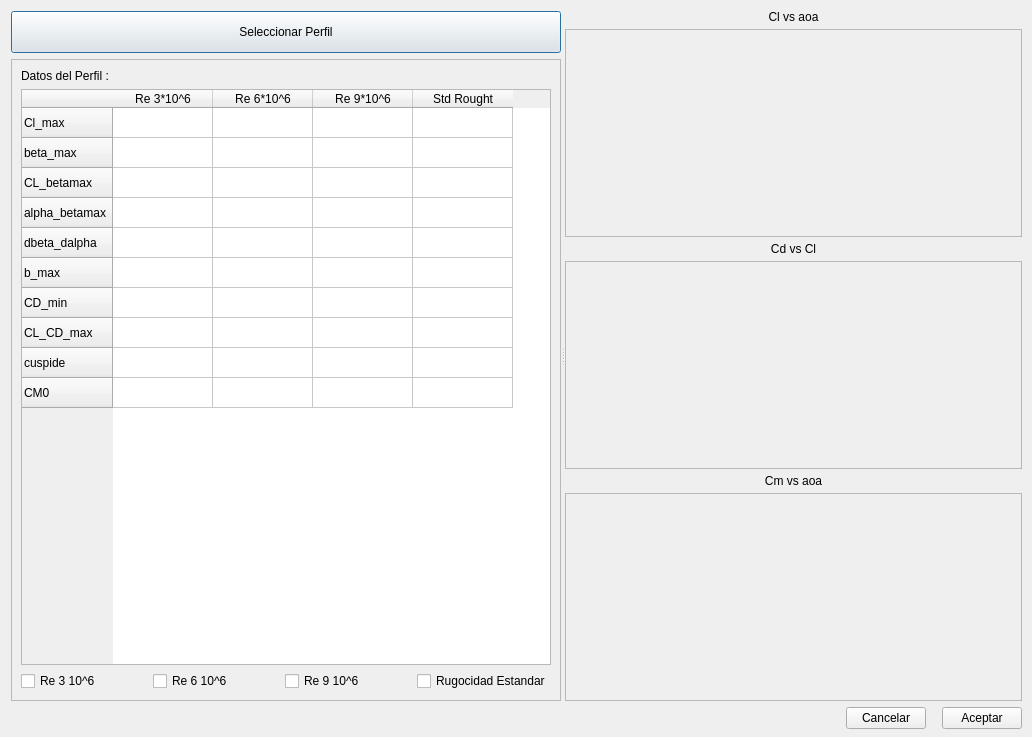
<?xml version="1.0" encoding="UTF-8"?>
<ui version="4.0">
 <class>Dialog</class>
 <widget class="QDialog" name="Dialog">
  <property name="geometry">
   <rect>
    <x>0</x>
    <y>0</y>
    <width>1032</width>
    <height>737</height>
   </rect>
  </property>
  <property name="sizePolicy">
   <sizepolicy hsizetype="Preferred" vsizetype="Preferred">
    <horstretch>0</horstretch>
    <verstretch>0</verstretch>
   </sizepolicy>
  </property>
  <property name="minimumSize">
   <size>
    <width>0</width>
    <height>0</height>
   </size>
  </property>
  <property name="maximumSize">
   <size>
    <width>1032</width>
    <height>737</height>
   </size>
  </property>
  <property name="sizeIncrement">
   <size>
    <width>0</width>
    <height>0</height>
   </size>
  </property>
  <property name="windowTitle">
   <string>Lectura Perfil</string>
  </property>
  <widget class="QWidget" name="layoutWidget">
   <property name="geometry">
    <rect>
     <x>11</x>
     <y>11</y>
     <width>1011</width>
     <height>718</height>
    </rect>
   </property>
   <layout class="QVBoxLayout" name="verticalLayout_4">
    <item>
     <widget class="QSplitter" name="splitter">
      <property name="sizePolicy">
       <sizepolicy hsizetype="Preferred" vsizetype="Preferred">
        <horstretch>0</horstretch>
        <verstretch>0</verstretch>
       </sizepolicy>
      </property>
      <property name="orientation">
       <enum>Qt::Horizontal</enum>
      </property>
      <widget class="QWidget" name="layoutWidget">
       <layout class="QVBoxLayout" name="verticalLayout_3">
        <property name="sizeConstraint">
         <enum>QLayout::SetMaximumSize</enum>
        </property>
        <item>
         <widget class="QPushButton" name="openButton">
          <property name="maximumSize">
           <size>
            <width>550</width>
            <height>642</height>
           </size>
          </property>
          <property name="text">
           <string>Seleccionar Perfil</string>
          </property>
         </widget>
        </item>
        <item>
         <widget class="QFrame" name="frame">
          <property name="minimumSize">
           <size>
            <width>550</width>
            <height>642</height>
           </size>
          </property>
          <property name="maximumSize">
           <size>
            <width>550</width>
            <height>642</height>
           </size>
          </property>
          <property name="frameShape">
           <enum>QFrame::StyledPanel</enum>
          </property>
          <property name="frameShadow">
           <enum>QFrame::Raised</enum>
          </property>
          <layout class="QVBoxLayout" name="verticalLayout_2">
           <item>
            <widget class="QLabel" name="labelPerfil">
             <property name="text">
              <string>Datos del Perfil : </string>
             </property>
            </widget>
           </item>
           <item>
            <widget class="QTableWidget" name="tableDatos">
             <row>
              <property name="text">
               <string>Cl_max</string>
              </property>
             </row>
             <row>
              <property name="text">
               <string>beta_max</string>
              </property>
             </row>
             <row>
              <property name="text">
               <string>CL_betamax</string>
              </property>
             </row>
             <row>
              <property name="text">
               <string>alpha_betamax</string>
              </property>
             </row>
             <row>
              <property name="text">
               <string>dbeta_dalpha</string>
              </property>
             </row>
             <row>
              <property name="text">
               <string>b_max</string>
              </property>
             </row>
             <row>
              <property name="text">
               <string>CD_min</string>
              </property>
             </row>
             <row>
              <property name="text">
               <string>CL_CD_max</string>
              </property>
             </row>
             <row>
              <property name="text">
               <string>cuspide</string>
              </property>
             </row>
             <row>
              <property name="text">
               <string>CM0</string>
              </property>
             </row>
             <column>
              <property name="text">
               <string>Re 3*10^6</string>
              </property>
             </column>
             <column>
              <property name="text">
               <string>Re 6*10^6</string>
              </property>
             </column>
             <column>
              <property name="text">
               <string>Re 9*10^6</string>
              </property>
             </column>
             <column>
              <property name="text">
               <string>Std Rought</string>
              </property>
             </column>
            </widget>
           </item>
           <item>
            <layout class="QHBoxLayout" name="horizontalLayout">
             <item>
              <widget class="QCheckBox" name="checkBox_Re3">
               <property name="text">
                <string>Re 3 10^6</string>
               </property>
              </widget>
             </item>
             <item>
              <widget class="QCheckBox" name="checkBox_Re6">
               <property name="text">
                <string>Re 6 10^6</string>
               </property>
              </widget>
             </item>
             <item>
              <widget class="QCheckBox" name="checkBox_Re9">
               <property name="text">
                <string>Re 9 10^6</string>
               </property>
              </widget>
             </item>
             <item>
              <widget class="QCheckBox" name="checkBox_SR">
               <property name="text">
                <string>Rugocidad Estandar</string>
               </property>
              </widget>
             </item>
            </layout>
           </item>
          </layout>
          <zorder>tableDatos</zorder>
          <zorder>labelPerfil</zorder>
          <zorder></zorder>
         </widget>
        </item>
       </layout>
      </widget>
      <widget class="QWidget" name="layoutWidget">
       <layout class="QVBoxLayout" name="verticalLayout">
        <property name="sizeConstraint">
         <enum>QLayout::SetMaximumSize</enum>
        </property>
        <item>
         <layout class="QVBoxLayout" name="cl_vs_aoa_layout">
          <item>
           <widget class="QLabel" name="cl_vs_aoa_label">
            <property name="maximumSize">
             <size>
              <width>16777215</width>
              <height>12</height>
             </size>
            </property>
            <property name="layoutDirection">
             <enum>Qt::LeftToRight</enum>
            </property>
            <property name="text">
             <string>Cl vs aoa</string>
            </property>
            <property name="alignment">
             <set>Qt::AlignCenter</set>
            </property>
           </widget>
          </item>
          <item>
           <widget class="QFrame" name="frame_ClAlpha">
            <property name="minimumSize">
             <size>
              <width>400</width>
              <height>200</height>
             </size>
            </property>
            <property name="frameShape">
             <enum>QFrame::StyledPanel</enum>
            </property>
            <property name="frameShadow">
             <enum>QFrame::Raised</enum>
            </property>
           </widget>
          </item>
         </layout>
        </item>
        <item>
         <layout class="QVBoxLayout" name="cd_vs_cl_layout">
          <item>
           <widget class="QLabel" name="cd_vs_cl_label">
            <property name="sizePolicy">
             <sizepolicy hsizetype="Minimum" vsizetype="Minimum">
              <horstretch>0</horstretch>
              <verstretch>0</verstretch>
             </sizepolicy>
            </property>
            <property name="maximumSize">
             <size>
              <width>16777215</width>
              <height>12</height>
             </size>
            </property>
            <property name="text">
             <string>Cd vs Cl</string>
            </property>
            <property name="alignment">
             <set>Qt::AlignCenter</set>
            </property>
           </widget>
          </item>
          <item>
           <widget class="QFrame" name="frame_CdCl">
            <property name="minimumSize">
             <size>
              <width>400</width>
              <height>200</height>
             </size>
            </property>
            <property name="frameShape">
             <enum>QFrame::StyledPanel</enum>
            </property>
            <property name="frameShadow">
             <enum>QFrame::Raised</enum>
            </property>
           </widget>
          </item>
         </layout>
        </item>
        <item>
         <layout class="QVBoxLayout" name="cm_vs_aoa_layout">
          <item>
           <widget class="QLabel" name="cm_vs_aoa_label">
            <property name="sizePolicy">
             <sizepolicy hsizetype="Minimum" vsizetype="Minimum">
              <horstretch>0</horstretch>
              <verstretch>0</verstretch>
             </sizepolicy>
            </property>
            <property name="maximumSize">
             <size>
              <width>16777215</width>
              <height>12</height>
             </size>
            </property>
            <property name="text">
             <string>Cm vs aoa</string>
            </property>
            <property name="alignment">
             <set>Qt::AlignCenter</set>
            </property>
           </widget>
          </item>
          <item>
           <widget class="QFrame" name="frame_CmAlpha">
            <property name="minimumSize">
             <size>
              <width>400</width>
              <height>200</height>
             </size>
            </property>
            <property name="frameShape">
             <enum>QFrame::StyledPanel</enum>
            </property>
            <property name="frameShadow">
             <enum>QFrame::Raised</enum>
            </property>
           </widget>
          </item>
         </layout>
        </item>
       </layout>
      </widget>
     </widget>
    </item>
    <item>
     <layout class="QHBoxLayout" name="horizontalLayout_3">
      <item>
       <spacer name="horizontalSpacer_2">
        <property name="orientation">
         <enum>Qt::Horizontal</enum>
        </property>
        <property name="sizeHint" stdset="0">
         <size>
          <width>40</width>
          <height>20</height>
         </size>
        </property>
       </spacer>
      </item>
      <item>
       <widget class="QPushButton" name="cancelButton">
        <property name="maximumSize">
         <size>
          <width>120</width>
          <height>16777215</height>
         </size>
        </property>
        <property name="text">
         <string>Cancelar</string>
        </property>
       </widget>
      </item>
      <item>
       <spacer name="horizontalSpacer">
        <property name="orientation">
         <enum>Qt::Horizontal</enum>
        </property>
        <property name="sizeType">
         <enum>QSizePolicy::Fixed</enum>
        </property>
        <property name="sizeHint" stdset="0">
         <size>
          <width>10</width>
          <height>0</height>
         </size>
        </property>
       </spacer>
      </item>
      <item>
       <widget class="QPushButton" name="okButton">
        <property name="maximumSize">
         <size>
          <width>120</width>
          <height>16777215</height>
         </size>
        </property>
        <property name="layoutDirection">
         <enum>Qt::RightToLeft</enum>
        </property>
        <property name="text">
         <string>Aceptar</string>
        </property>
       </widget>
      </item>
     </layout>
    </item>
   </layout>
  </widget>
 </widget>
 <resources/>
 <connections/>
</ui>
